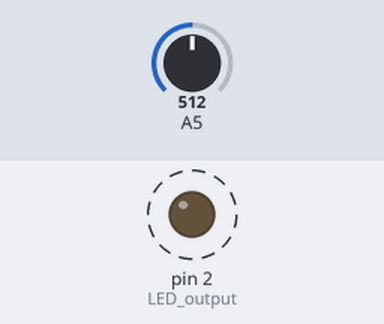
A sketch run on a simulated Arduino Uno, built with avr-gcc and run on an emulated ATmega328P. On the bench: output pins drawn as LEDs (lit = HIGH). Dashed ring = blinking. Inputs (shaded band) come from the test bench; at power-on: A5 = 512.

Above: at 1.8 s.
1.9 s: A5 set to 0
At 3.3 s:
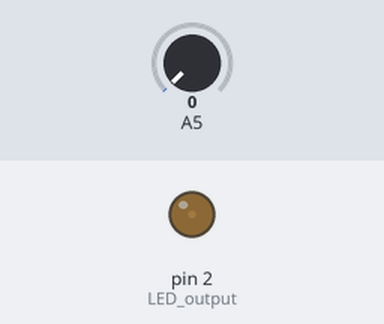
3.6 s: A5 set to 122
At 3.9 s:
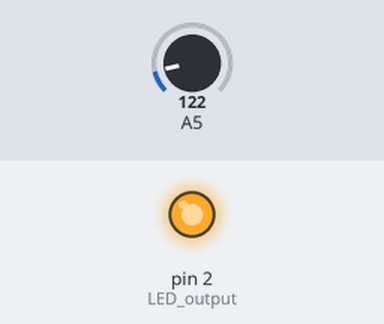
Timing chart, 0 to 13.1 s (numbered marks = the images above; inputs shaded):
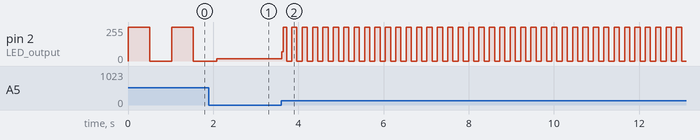

The sketch:

LED___Potentiometer_-_Blinking_LED_controlled_by_delay.ino
```cpp
int readValue = 0; //Variable to store output from ADC
void setup() {
  pinMode(2, OUTPUT); //LED output
}
void loop() {
  readValue = analogRead(A5);//Reading the value from ADC
  digitalWrite(2, HIGH);//Turn on LED
  delay(readValue);//Delay depending on the value from ADC
  digitalWrite(2, LOW);//Turn off LED
  delay(readValue);//Delay depending on the value from ADC
}
```

Measured:
- after the input at 3.6 s, pin 2 (LED_output): 16/255 → 68/255 at once, then moves between 0/255 and 255/255, repeating every 0.24 s
- by itself, pin 2 (LED_output): alternates 255/255 for 0.51 s and 0/255 for 0.51 s
